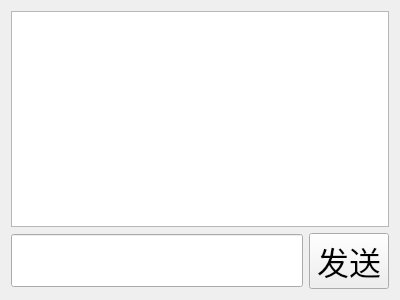
<?xml version="1.0" encoding="UTF-8"?>
<ui version="4.0">
 <class>PrivateChat</class>
 <widget class="QWidget" name="PrivateChat">
  <property name="geometry">
   <rect>
    <x>0</x>
    <y>0</y>
    <width>400</width>
    <height>300</height>
   </rect>
  </property>
  <property name="windowTitle">
   <string>Form</string>
  </property>
  <layout class="QVBoxLayout" name="verticalLayout_2">
   <item>
    <layout class="QVBoxLayout" name="verticalLayout">
     <item>
      <widget class="QTextEdit" name="textEdit_showMsg">
       <property name="font">
        <font>
         <family>Adobe Devanagari</family>
         <pointsize>24</pointsize>
        </font>
       </property>
      </widget>
     </item>
     <item>
      <layout class="QHBoxLayout" name="horizontalLayout">
       <item>
        <widget class="QLineEdit" name="lineEdit_inputMsg">
         <property name="font">
          <font>
           <family>Adobe Devanagari</family>
           <pointsize>24</pointsize>
          </font>
         </property>
        </widget>
       </item>
       <item>
        <widget class="QPushButton" name="pushButton_sendMsg">
         <property name="font">
          <font>
           <family>Adobe Devanagari</family>
           <pointsize>24</pointsize>
          </font>
         </property>
         <property name="text">
          <string>发送</string>
         </property>
        </widget>
       </item>
      </layout>
     </item>
    </layout>
   </item>
  </layout>
 </widget>
 <resources/>
 <connections/>
</ui>
